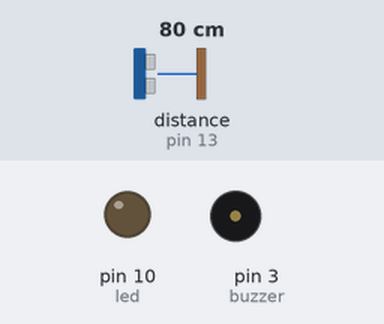
Bench run of a sketch on a simulated Arduino Uno, built with avr-gcc and run on an emulated ATmega328P. Parts: output pins drawn as LEDs (lit = HIGH), buzzer (waves = sounding). Wiring (inferred from the names in the program): ultrasonic range finder: trigger pin 12; echo pin 13. Inputs (shaded band) come from the test bench; at power-on: distance to the obstacle (sensor on pin 13) 80 cm. The echo pulse lasts 58.3 µs per cm; pins used as bus, display or sensor lines are not drawn.

Above: at 1.2 s.
1.3 s: distance to the obstacle (sensor on pin 13) set to 21 cm
2.8 s: distance to the obstacle (sensor on pin 13) set to 17 cm
At 2.95 s:
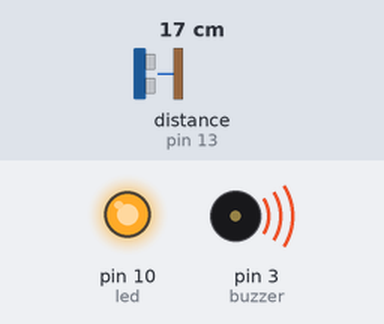
Timing chart, 0 to 11.8 s (numbered marks = the images above; inputs shaded):
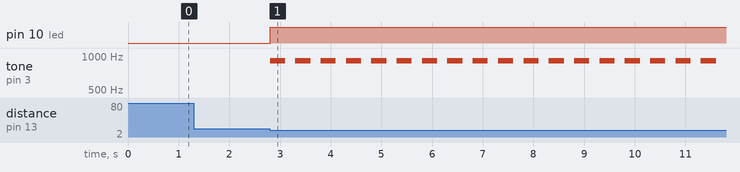

Measured:
- the behaviour switches between 20 and 19 cm on distance to the obstacle (sensor on pin 13) (found by bisection; images 0 and 1)
- after the input at 1.3 s, every drawn part: stays the same
- after the input at 2.8 s, pin 10 (led): LOW → HIGH at once; tone on pin 3 (buzzer): alternates 912 Hz for 0.30 s and silent for 0.20 s, starting at once

The sketch:

e03_ultrasonic_sensor_siren.ino
```cpp
/** Ultrasonic Siren
 * 3. 초음파 센서 침입 경보 시스템
 *   초음파 센서와 LED, 부저를 이용하여 침입 경보 시스템을 만들어주세요.
 */

int buzzer = 3;
int led = 10;
int trig = 12;
int echo = 13;

float getUltrasonic() {
  digitalWrite(trig, LOW);
  delayMicroseconds(2);
  digitalWrite(trig, HIGH);
  delayMicroseconds(10);
  digitalWrite(trig, LOW);
  float duration = pulseIn(echo, HIGH);
  return duration / 29 / 2;
}

void setup() {
  pinMode(led, OUTPUT);
  pinMode(trig, OUTPUT);
  pinMode(echo, INPUT);
}

void loop() {
  float distance = getUltrasonic();
  if (distance < 20) {
    digitalWrite(led, HIGH);
    for (int cnt=0; cnt<10; cnt++) {
      tone(buzzer, 912, 300);
      delay(500);
    }
    digitalWrite(led, LOW);
  }
}
```
